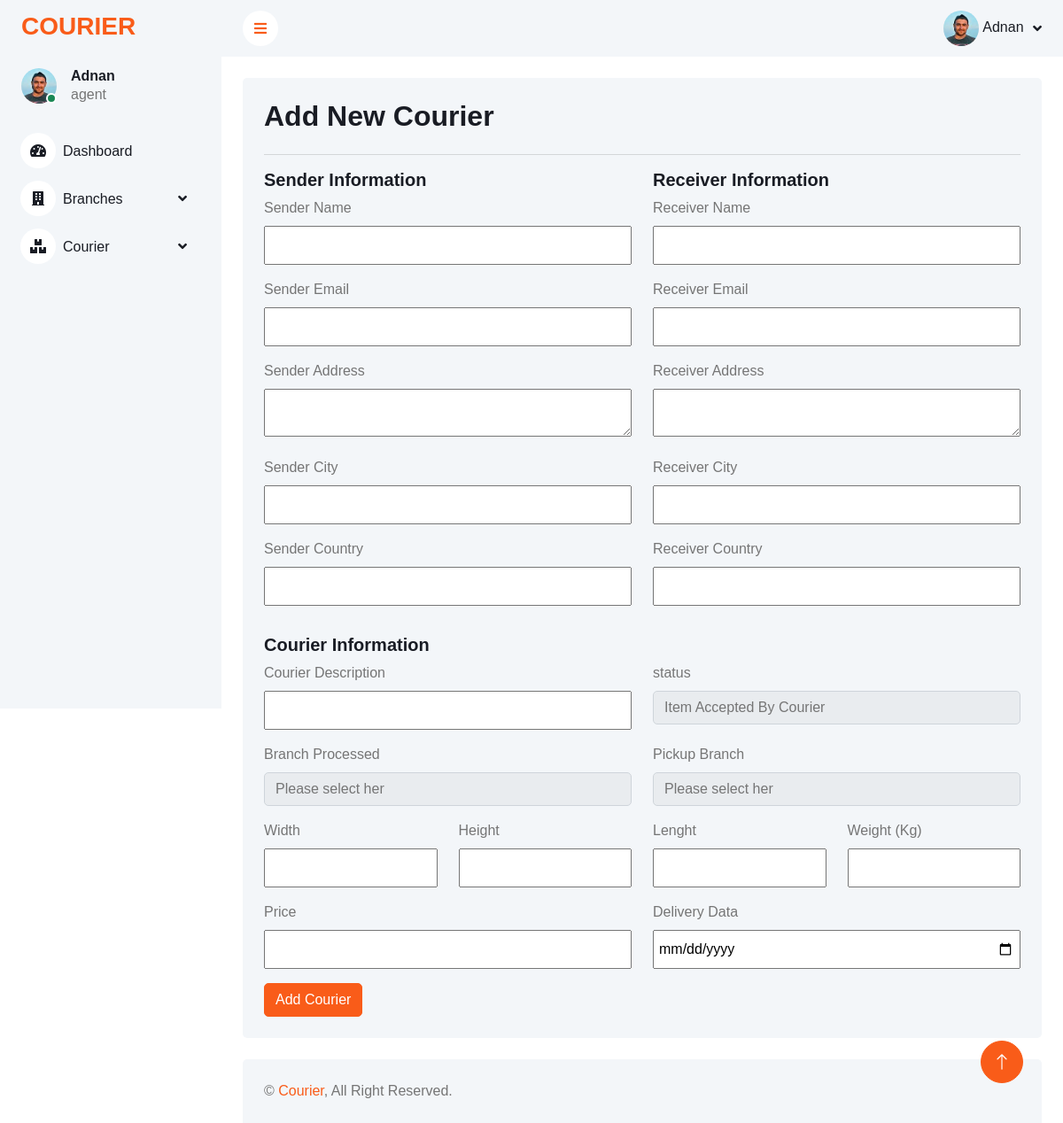
The app's page /backend/add-courier.php (signed in) with its own data.
### tables this page shows
CREATE TABLE `user` (
  `user_id` int(11) NOT NULL,
  `name` varchar(255) NOT NULL,
  `email` varchar(255) NOT NULL,
  `password` varchar(255) NOT NULL,
  `profile_picture` varchar(255) NOT NULL,
  `role_id` int(11) NOT NULL
);

CREATE TABLE `role` (
  `role_id` int(11) NOT NULL,
  `role_type` varchar(255) NOT NULL
);

### backend/add-courier.php (the view, shortened to what this page needs)
<?php
include('db.php');
?>
<?php
include 'links.php';
?>
</head>
  <?php
  include 'header.php';
  ?>
            <div class="container-fluid pt-4 px-4">
                <div class="row g-4">
                    <div class="col-12">
                        <div class="bg-light rounded h-100 p-4">
                            <h2 class="mb-4">Add New Courier</h2>
                            <hr>
                            <form action="<?php $_SERVER['PHP_SELF'] ?>" method="POST">
                                <div class="row">
                                    <div class="col-sm-12 col-md-6  mb-3">
                                        <div class="row">
                                            <h5>Sender Information</h5>
                                            <div class="col-sm-12 mb-3">
                                                <label for="exampleInputPassword1" class="form-label">Sender Name</label>
                                                <input type="text" name="sender_name" required>
                                            </div>
                                            <div class="col-sm-12 mb-3">
                                                <label for="exampleInputPassword1" class="form-label">Sender Email</label>
                                                <input type="email" name="sender_email" required>
                                            </div>
                                            <div class="col-sm-12 mb-3">
                                                <label for="exampleInputPassword1" class="form-label">Sender Address</label>
                                                <textarea name="sender_address" required></textarea>
                                            </div>
                                            <div class="col-sm- mb-3">
                                                <label for="exampleInputPassword1" class="form-label">Sender City</label>
                                                <input type="text" name="sender_city" required>
                                            </div>
                                            <div class="col-sm-12 mb-3">
                                                <label for="exampleInputPassword1" class="form-label">Sender Country</label>
                                                <input type="text" name="sender_country" required>
                                            </div>
                                        </div>
                                    </div>
                                    <div class="col-sm-12 col-md-6  mb-3">
                                        <div class="row">
                                            <h5>Receiver Information</h5>
                                            <div class="col-sm-12 mb-3">
                                                <label for="exampleInputPassword1" class="form-label">Receiver Name</label>
                                                <input type="text" name="receiver_name" required>
                                            </div>
                                            <div class="col-sm-12 mb-3">
                                                <label for="exampleInputPassword1" class="form-label">Receiver Email</label>
                                                <input type="email" name="receiver_email" required>
                                            </div>
                                            <div class="col-sm-12 mb-3">
                                                <label for="exampleInputPassword1" class="form-label">Receiver Address</label>
                                                <textarea name="receiver_address" required></textarea>
                                            </div>
                                            <div class="col-sm- mb-3">
                                                <label for="exampleInputPassword1" class="form-label">Receiver City</label>
                                                <input type="text" name="receiver_city" required>
                                            </div>
                                            <div class="col-sm-12 mb-3">
                                                <label for="exampleInputPassword1" class="form-label">Receiver Country</label>
                                                <input type="text" name="receiver_country" required>
                                            </div>
                                        </div>
                                    </div>
                                </div>
                                <div class="row">
                                    <h5>Courier Information</h5>
                                    <div class="col-sm-12 col-md-6 mb-3">
                                        <label for="exampleInputPassword1" class="form-label">Courier Description</label>
                                        <input type="text" name="courier_description" required>
                                    </div>
                                    <div class="col-sm-12 col-md-6 mb-3">
                                        <label for="exampleInputPassword1" class="form-label">status</label>
                                        <select name="courier_status" class="form-control">
                                            <?php
                                            $sql3 = "SELECT * FROM `status`";
                                            $result3 = mysqli_query($conn, $sql3);
                                            if (mysqli_num_rows($result3) > 0) {
                                                while ($row3 = mysqli_fetch_assoc($result3)) {
                                            ?>
                                                    <option value="<?php echo $row3['status_id'] ?>"><?php echo $row3['status_type'] ?></option>
                                            <?php
                                                }
                                            }
                                            ?>
                                        </select>
                                    </div>
                                    <div class="col-sm-12 col-md-6 mb-3">
                                        <label for="exampleInputPassword1" class="form-label">Branch Processed</label>
                                        <select name="from_branch" class="form-control">
                                            <option>Please select her</option>
                                        </select>
                                    </div>
                                    <div class="col-sm-12 col-md-6 mb-3">
                                        <label for="exampleInputPassword1" class="form-label">Pickup Branch</label>
                                        <select name="to_branch" class="form-control">
                                            <option>Please select her</option>
                                        </select>
                                    </div>
                                    <div class="col-sm-12 col-md-6 mb-3">
                                        <div class="row">
                                            <div class="col-6">
                                                <label for="exampleInputPassword1" class="form-label">Width</label>
                                                <input type="text" name="width" required>
                                            </div>
                                            <div class="col-6">
                                                <label for="exampleInputPassword1" class="form-label">Height</label>
                                                <input type="text" name="height" required>
                                            </div>
                                        </div>
                                    </div>
                                    <div class="col-sm-12 col-md-6 mb-3">
                                        <div class="row">
                                            <div class="col-6">
                                                <label for="exampleInputPassword1" class="form-label">Lenght</label>
                                                <input type="text" name="lenght" required>
                                            </div>
                                            <div class="col-6">
                                                <label for="exampleInputPassword1" class="form-label">Weight (Kg)</label>
                                                <input type="text" name="weight" required>
                                            </div>
                                        </div>
                                    </div>
                                    <div class="col-sm-12 col-md-6 mb-3">
                                        <label for="exampleInputPassword1" class="form-label">Price</label>
                                        <input type="text" name="price" required>
                                    </div>
                                    <div class="col-sm-12 col-md-6 mb-3">
                                        <label for="exampleInputPassword1" class="form-label">Delivery Data</label>
                                        <input type="date" name="delivery_date" required>
                                    </div>
                                </div>
                                <button type="submit" class="btn btn-primary">Add Courier</button>
                            </form>
                        </div>
                    </div>
                </div>
            </div>
            <?php
include 'footer.php';
?>

### backend/header.php (shortened to what this page needs)
<body>
    <div class="container-xxl position-relative bg-white d-flex p-0">
        <div class="sidebar pe-4 pb-3">
            <nav class="navbar bg-light navbar-light">
                <a href="index.php" class="navbar-brand mx-4 mb-3">
                    <h3 class="text-primary">COURIER</h3>
                </a>
                <div class="d-flex align-items-center ms-4 mb-4">
                <div class="position-relative">
                        <img class="rounded-circle" src="uploads-images/<?php echo $row5['profile_picture']?>" alt="" style="width: 40px; height: 40px;">
                        <div class="bg-success rounded-circle border border-2 border-white position-absolute end-0 bottom-0 p-1"></div>
                    </div>
                    <div class="ms-3">
                        <h6 class="mb-0"><?php echo $_SESSION['name']?></h6>
                        <span class="role-heading"><?php echo $row5['role_type']?></span>
                    </div>
                </div>
                <div class="navbar-nav w-100">
                    <a href="index.php" class="nav-item nav-link"><i class="fa fa-tachometer-alt me-2"></i>Dashboard</a>
                    <div class="nav-item dropdown">
                        <a href="#" class="nav-link dropdown-toggle" data-bs-toggle="dropdown"><i class="fa fa-building me-2"></i>Branches</a>
                    </div>
                    <div class="nav-item dropdown">
                        <a href="#" class="nav-link dropdown-toggle" data-bs-toggle="dropdown"><i class="fa fa-boxes me-2"></i>Courier</a>
                    </div>
                </div>
            </nav>
        </div>
        <div class="content">
            <nav class="navbar navbar-expand bg-light navbar-light sticky-top px-4 py-0">
                <a href="#" class="sidebar-toggler flex-shrink-0">
                    <i class="fa fa-bars"></i>
                </a>
                <div class="navbar-nav align-items-center ms-auto">
                    <div class="nav-item dropdown">
                        <a href="#" class="nav-link dropdown-toggle" data-bs-toggle="dropdown">
                        <img class="rounded-circle" src="uploads-images/<?php echo $row5['profile_picture']?>" alt="" style="width: 40px; height: 40px;">
                            <span class="d-none d-lg-inline-flex"><?php echo $_SESSION['name']?></span>
                        </a>
                    </div>
                </div>
            </nav>

### backend/css/style.css (style rules this page uses)
:root { --primary: #F95C19; --light: #F3F6F9; --dark: #191C24; }
.text-primary { color: var(--primary) !important; }
.btn { transition: .5s; }
.btn.btn-primary { color: #FFFFFF; }
.sidebar { position: fixed; top: 0; left: 0; bottom: 0; width: 250px; height: 100vh; overflow-y: auto; background: var(--light); transition: 0.5s; z-index: 999; }
.content { margin-left: 250px; min-height: 100vh; background: #FFFFFF; transition: 0.5s; }
@media (min-width: 992px) { .sidebar { margin-left: 0; } }
@media (min-width: 992px) { .content { width: calc(100% - 250px); } }
.sidebar .navbar .navbar-nav .nav-link { padding: 7px 20px; color: var(--dark); font-weight: 500; border-left: 3px solid var(--light); border-radius: 0 30px 30px 0; outline: none; }
.sidebar .navbar .navbar-nav .nav-link i { width: 40px; height: 40px; display: inline-flex; align-items: center; justify-content: center; background: #FFFFFF; border-radius: 40px; }
.sidebar .navbar .dropdown-toggle::after { position: absolute; top: 15px; right: 15px; border: none; content: "\f107"; font-family: "Font Awesome 5 Free"; font-weight: 900; transition: .5s; }
.content .navbar .navbar-nav .nav-link { margin-left: 25px; padding: 12px 0; color: var(--dark); outline: none; }
.content .navbar .sidebar-toggler, .content .navbar .navbar-nav .nav-link i { width: 40px; height: 40px; display: inline-flex; align-items: center; justify-content: center; background: #FFFFFF; border-radius: 40px; }
.content .navbar .dropdown-toggle::after { margin-left: 6px; vertical-align: middle; border: none; content: "\f107"; font-family: "Font Awesome 5 Free"; font-weight: 900; transition: .5s; }

### backend/add-courier.php (style rules this page uses)
.form-label { display: block !important; }
input, textarea { width: 100% !important; }
input { padding: 8px 5px !important; }

### records on screen
user: profile_picture (picture), role.role_type "agent"

### other values on screen
$_SESSION['name'] "Adnan"
form field courier_status "Item Accepted By Courier"
